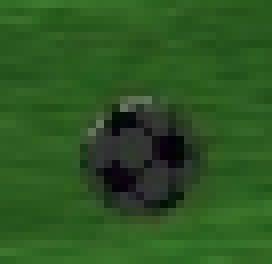
#> input picture Algorithms/Classification/testBallObj/ball00000.png, 34 x 33 px (shown 8 times larger); its folder holds only this picture in this run
$ python ball_Classification.py   (Python 2 division)   (older library calls are emulated)
#> lines starting #> are read from the running program, lines starting #| are printed output that depends on the picture; after the words box and inside, x2 and y2 are one past the last pixel; in counts of white or black regions, pixels touching at a corner belong together
import numpy as np
import cv2
import matplotlib.pyplot as plt
#import CandidateExamination.ScanLines_Candidates as SL
from skimage.feature import hog
from skimage import data, color, exposure
import math
import timeit

#region HiContrastAlgorithms

# [14 lines left out: function HAAR_Classifier, not called in this run]

def ContrastThresholdEx(ROIinput):
    start_time = timeit.default_timer()
#> start_time = 275
    # extract centripital circular blob
    ballCandidate = GetCircle(ROIinput)
    # get validation pixels
    if ballCandidate is None:
        return None
    # region generate evaluation
    spe = ROIinput.shape
    grayscale = cv2.cvtColor(ROIinput, cv2.COLOR_BGR2GRAY)
    # supress the backgroundcv2.cv.CV_FILLED
    mask = np.zeros((spe[0], spe[1]), dtype=np.uint8)
    cv2.circle(mask, (ballCandidate[0][0], ballCandidate[0][1]), ballCandidate[1] - 1, 255, cv2.cv.CV_FILLED)
    cv2.circle(ROIinput, (ballCandidate[0][0], ballCandidate[0][1]), ballCandidate[1], 255, 1)
    nzrs = cv2.findNonZero(mask)
    left_right = np.split(nzrs[:-1], 2)
    examPxls = MeasureContrast(grayscale, [t for t in left_right[0] if (t[0][0] > ballCandidate[0][0])])
    examPxls.append(MeasureContrast(grayscale, [t for t in left_right[0] if (t[0][0] < ballCandidate[0][0])]))
    examPxls.append(MeasureContrast(grayscale, [t for t in left_right[1] if (t[0][0] > ballCandidate[0][0])]))
    examPxls.append(MeasureContrast(grayscale, [t for t in left_right[1] if (t[0][0] < ballCandidate[0][0])]))
    # endregion


    return (timeit.default_timer() - start_time)

def MeasureContrast(gry,ary):
    sum=[]
    for g in ary:
        sum.append( gry[g[0,1],g[0,0]])
    av = np.mean(sum)
    sz=len(ary)
    altVal=2
    returnVal=[]
    for x in range(0,sz-2):
        if  gry[ary[x][0,1],ary[x][0,0]+altVal] < gry[ary[x][0,1],ary[x][0,0]]-av or \
                        gry[ary[x][0, 1]+altVal, ary[x][0, 0]] < gry[ary[x][0,1],ary[x][0,0]]-av or \
                        gry[ary[x][0, 1], ary[x][0, 0]-altVal] < gry[ary[x][0,1],ary[x][0,0]]-av or \
                        gry[ary[x][0, 1]-altVal, ary[x][0, 0]] < gry[ary[x][0,1],ary[x][0,0]]-av:
            returnVal.append([ary[x][0, 1], ary[x][0, 0]])
    return returnVal


# [64 lines left out: functions bhumanInteriorExamination, HoG_Classifier, not called in this run]

def GetCircle(ROI):
    shapeX=ROI.shape[0]
    pointOrig=np.array((int(shapeX / 2), int(shapeX / 2)))
    #if cv2.inRange(ROI[pointOrig[0],pointOrig[1]],np.array([2, 53, 19], dtype="uint16"),np.array([48, 180, 92], dtype="uint16"))==255:
    #print ROI[pointOrig[0], pointOrig[1]][1] , ROI[pointOrig[0], pointOrig[1]][2] + 30
    if ROI[pointOrig[0], pointOrig[1]][1] < ROI[pointOrig[0], pointOrig[1]][2]+20:
        c = regionGrow(ROI,pointOrig)
        if not c is None:
            circle =cv2.minEnclosingCircle(c)
            if circle[1]<30 and shapeX>circle[1]*2 and circle[0][0]-circle[1]>0 and circle[0][1]-circle[1]>0\
                    and circle[0][0]+circle[1]<shapeX and circle[0][1]+circle[1]<shapeX:
                return [[int(circle[0][0]),int(circle[0][1])],int(circle[1])]
    return None

def regionGrow(ROI,pntOrig):
    indexA = 0
    indexB = 1
    areapts =[]
    try:
        #region regiongrowing
        exampnt = [pntOrig[0],pntOrig[1]]
        while ROI[exampnt[indexB], exampnt[indexA]][2]+20>ROI[exampnt[indexB], exampnt[indexA]][0]>ROI[exampnt[indexB], exampnt[indexA]][2]-20\
            and ROI[exampnt[indexB], exampnt[indexA]][1]+20>ROI[exampnt[indexB], exampnt[indexA]][2]>ROI[exampnt[indexB], exampnt[indexA]][1]-20:
            exampnt[indexA] = exampnt[indexA] - 1
#> this loop made 5 passes
#> after the loop, exampnt = [11, 16]
        areapts.append(np.array(exampnt))
        exampnt = [pntOrig[0], pntOrig[1]]
        while ROI[exampnt[indexB], exampnt[indexA]][2]+20>ROI[exampnt[indexB], exampnt[indexA]][0]>ROI[exampnt[indexB], exampnt[indexA]][2]-20\
            and ROI[exampnt[indexB], exampnt[indexA]][1]+20>ROI[exampnt[indexB], exampnt[indexA]][2]>ROI[exampnt[indexB], exampnt[indexA]][1]-20:
            exampnt[indexA] = exampnt[indexA] + 1
#> this loop made 8 passes
#> after the loop, exampnt = [24, 16]
        areapts.append(np.array(exampnt))
        exampnt = [pntOrig[0], pntOrig[1]]
        while ROI[exampnt[indexB], exampnt[indexA]][2]+20>ROI[exampnt[indexB], exampnt[indexA]][0]>ROI[exampnt[indexB], exampnt[indexA]][2]-20\
            and ROI[exampnt[indexB], exampnt[indexA]][1]+20>ROI[exampnt[indexB], exampnt[indexA]][2]>ROI[exampnt[indexB], exampnt[indexA]][1]-20:
            exampnt[indexB] = exampnt[indexB] - 1
#> this loop made 4 passes
#> after the loop, exampnt = [16, 12]
        areapts.append(np.array(exampnt))
        exampnt = [pntOrig[0], pntOrig[1]]
        while ROI[exampnt[indexB], exampnt[indexA]][2]+20>ROI[exampnt[indexB], exampnt[indexA]][0]>ROI[exampnt[indexB], exampnt[indexA]][2]-20\
            and ROI[exampnt[indexB], exampnt[indexA]][1]+20>ROI[exampnt[indexB], exampnt[indexA]][2]>ROI[exampnt[indexB], exampnt[indexA]][1]-20:
            exampnt[indexB] = exampnt[indexB] + 1
#> this loop made 11 passes
#> after the loop, exampnt = [16, 27]
        areapts.append(np.array(exampnt))

        exampnt = [pntOrig[0], pntOrig[1]]
        while ROI[exampnt[indexB], exampnt[indexA]][2]+20>ROI[exampnt[indexB], exampnt[indexA]][0]>ROI[exampnt[indexB], exampnt[indexA]][2]-20\
            and ROI[exampnt[indexB], exampnt[indexA]][1]+20>ROI[exampnt[indexB], exampnt[indexA]][2]>ROI[exampnt[indexB], exampnt[indexA]][1]-20:
            exampnt[indexB] = exampnt[indexB] + 1
            exampnt[indexA] = exampnt[indexA] + 1
#> this loop made 7 passes
#> after the loop, exampnt = [23, 23]
        areapts.append(np.array(exampnt))
        exampnt = [pntOrig[0], pntOrig[1]]
        while ROI[exampnt[indexB], exampnt[indexA]][2]+20>ROI[exampnt[indexB], exampnt[indexA]][0]>ROI[exampnt[indexB], exampnt[indexA]][2]-20\
            and ROI[exampnt[indexB], exampnt[indexA]][1]+20>ROI[exampnt[indexB], exampnt[indexA]][2]>ROI[exampnt[indexB], exampnt[indexA]][1]-20:
            exampnt[indexB] = exampnt[indexB] - 1
            exampnt[indexA] = exampnt[indexA] - 1
#> this loop made 3 passes
#> after the loop, exampnt = [13, 13]
        areapts.append(np.array(exampnt))
        exampnt = [pntOrig[0], pntOrig[1]]
        while ROI[exampnt[indexB], exampnt[indexA]][2]+20>ROI[exampnt[indexB], exampnt[indexA]][0]>ROI[exampnt[indexB], exampnt[indexA]][2]-20\
            and ROI[exampnt[indexB], exampnt[indexA]][1]+20>ROI[exampnt[indexB], exampnt[indexA]][2]>ROI[exampnt[indexB], exampnt[indexA]][1]-20:
            exampnt[indexB] = exampnt[indexB]+1
            exampnt[indexA] = exampnt[indexA]-1
#> this loop made 6 passes
#> after the loop, exampnt = [10, 22]
        areapts.append(np.array(exampnt))
        exampnt = [pntOrig[0], pntOrig[1]]
        while ROI[exampnt[indexB], exampnt[indexA]][2]+20>ROI[exampnt[indexB], exampnt[indexA]][0]>ROI[exampnt[indexB], exampnt[indexA]][2]-20\
            and ROI[exampnt[indexB], exampnt[indexA]][1]+20>ROI[exampnt[indexB], exampnt[indexA]][2]>ROI[exampnt[indexB], exampnt[indexA]][1]-20:
            exampnt[indexB] = exampnt[indexB] - 1
            exampnt[indexA] = exampnt[indexA] + 1
#> after the loop, exampnt = [20, 12]
        areapts.append(np.array(exampnt))
        #endregion
        return np.array(areapts)
    except:
        return None

import glob
import os

#cv2.imshow('',cv2.imread('testBallObj/ball00000.png'))
#cv2.waitKey(20202020)

dataset = glob.glob(os.path.join('testBallObj/','*.png'))
for i in dataset:
    ContrastThresholdEx(cv2.imread(i))
#> in GetCircle, `c = regionGrow(ROI,pointOrig)`: c = [[11, 16], [24, 16], [16, 12], [16, 27], [23, 23], [13, 13], [10, 22], [20, 12]]
#> in GetCircle, ROI is the input picture: shape (33, 34, 3); mean B, G, R 33.8, 87, 44.3
#> in GetCircle, `circle =cv2.minEnclosingCircle(c)`: circle = ((17.32, 19.32), 7.79)
#> in ContrastThresholdEx, `ballCandidate = GetCircle(ROIinput)`: ballCandidate = [[17, 19], 7]
#> in ContrastThresholdEx, `grayscale = cv2.cvtColor(ROIinput, cv2.COLOR_BGR2GRAY)`:
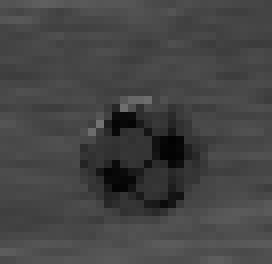
#> grayscale: shape (33, 34) (shown 8 times larger); min 2, max 114, mean 68.2
#> in ContrastThresholdEx, `cv2.circle(mask, (ballCandidate[0][0], ballCandidate[0][1]), ballCandi..`:
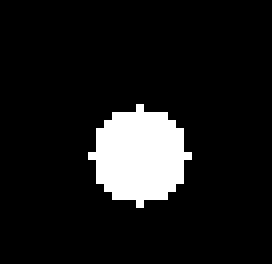
#> mask: shape (33, 34) (shown 8 times larger); 10.1% white; 1 white region, box (x1, y1, x2, y2) and area: (11, 13, 24, 26) 113
#> in ContrastThresholdEx, `cv2.circle(ROIinput, (ballCandidate[0][0], ballCandidate[0][1]), ballC..`:
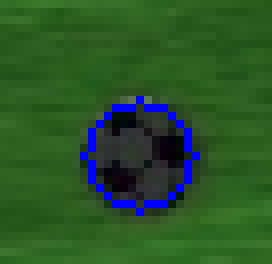
#> ROIinput: shape (33, 34, 3) (shown 8 times larger); 3.21% of pixels changed, all inside (x1, y1, x2, y2) = (10, 12, 25, 27)
#> in ContrastThresholdEx, `nzrs = cv2.findNonZero(mask)`: nzrs = contour of 113 points, box (x1, y1, x2, y2) (11, 13, 24, 26), area 0
#> in ContrastThresholdEx, `left_right = np.split(nzrs[:-1], 2)`: left_right = 2 contours, all with area under 20
#> the loop in MeasureContrast, `for g in ary:` made 22 passes
#> g on passes 1 to 8: [[18, 14]], [[19, 14]], [[20, 14]], [[18, 15]], [[19, 15]], [[20, 15]], [[21, 15]], [[18, 16]]
#> after the loop in MeasureContrast, `for g in ary:`: sum = [51, 54, 52, 46, 56, 54, 37, 21, 48, 47, 24, 49, 52, 17, 7, 2, 6, 53, 17, 5, 4, 8]
#> in MeasureContrast, `av = np.mean(sum)`: av = 32.27
#> in MeasureContrast, `sz=len(ary)`: sz = 22
#> after the loop in MeasureContrast, `for x in range(0,sz-2):`: returnVal = [[14, 18], [15, 18], [15, 19], [15, 20], [15, 21], [16, 20], [16, 22], [17, 18], [18, 18]]
#> in ContrastThresholdEx, `examPxls = MeasureContrast(grayscale, [t for t in left_right[0] if (t[..`: examPxls has the same summary as returnVal in MeasureContrast
#> the loop in MeasureContrast (call 2), `for g in ary:` made 28 passes
#> g on passes 1 to 8: [[14, 14]], [[15, 14]], [[16, 14]], [[13, 15]], [[14, 15]], [[15, 15]], [[16, 15]], [[12, 16]]

$ run again, on Algorithms/Classification/testBallObj/ball10.png
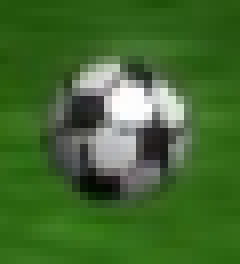
#> input picture Algorithms/Classification/testBallObj/ball10.png, 30 x 33 px (shown 8 times larger)
#> start_time = 275.1
#> the loop in regionGrow, `while ROI[exampnt[indexB], exampnt[indexA]][2]+20>ROI[exampnt[indexB],..` made 11 passes
#> after the loop in regionGrow, `while ROI[exampnt[indexB], exampnt[indexA]][2]+20>ROI[exampnt[indexB],..`: exampnt = [5, 16]
#> the loop in regionGrow, `while ROI[exampnt[indexB], exampnt[indexA]][2]+20>ROI[exampnt[indexB],..` made 7 passes
#> after the loop in regionGrow, `while ROI[exampnt[indexB], exampnt[indexA]][2]+20>ROI[exampnt[indexB],..`: exampnt = [23, 16]
#> the loop in regionGrow, `while ROI[exampnt[indexB], exampnt[indexA]][2]+20>ROI[exampnt[indexB],..` made 9 passes
#> after the loop in regionGrow, `while ROI[exampnt[indexB], exampnt[indexA]][2]+20>ROI[exampnt[indexB],..`: exampnt = [16, 7]
#> after the loop in regionGrow, `while ROI[exampnt[indexB], exampnt[indexA]][2]+20>ROI[exampnt[indexB],..`: exampnt = [16, 25]
#> the loop in regionGrow, `while ROI[exampnt[indexB], exampnt[indexA]][2]+20>ROI[exampnt[indexB],..` made 5 passes
#> after the loop in regionGrow, `while ROI[exampnt[indexB], exampnt[indexA]][2]+20>ROI[exampnt[indexB],..`: exampnt = [21, 21]
#> after the loop in regionGrow, `while ROI[exampnt[indexB], exampnt[indexA]][2]+20>ROI[exampnt[indexB],..`: exampnt = [9, 9]
#> after the loop in regionGrow, `while ROI[exampnt[indexB], exampnt[indexA]][2]+20>ROI[exampnt[indexB],..`: exampnt = [9, 23]
#> the loop in regionGrow, `while ROI[exampnt[indexB], exampnt[indexA]][2]+20>ROI[exampnt[indexB],..` made 6 passes
#> after the loop in regionGrow, `while ROI[exampnt[indexB], exampnt[indexA]][2]+20>ROI[exampnt[indexB],..`: exampnt = [22, 10]
#> c = [[5, 16], [23, 16], [16, 7], [16, 25], [21, 21], [9, 9], [9, 23], [22, 10]]
#> in GetCircle, ROI is the input picture: shape (33, 30, 3); mean B, G, R 46.7, 105.1, 65.7
#> circle = ((14.45, 15.68), 9.45)
#> ballCandidate = [[14, 15], 9]
#> in ContrastThresholdEx, `cv2.circle(mask, (ballCandidate[0][0], ballCandidate[0][1]), ballCandi..`:
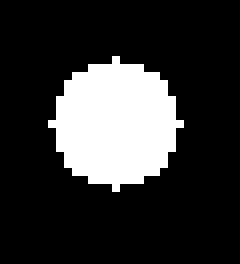
#> mask: shape (33, 30) (shown 8 times larger); 19.9% white; 1 white region, box (x1, y1, x2, y2) and area: (6, 7, 23, 24) 197
#> in ContrastThresholdEx, `cv2.circle(ROIinput, (ballCandidate[0][0], ballCandidate[0][1]), ballC..`:
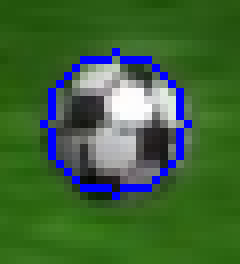
#> ROIinput: shape (33, 30, 3) (shown 8 times larger); 4.85% of pixels changed, all inside (x1, y1, x2, y2) = (5, 6, 24, 25)
#> nzrs = contour of 197 points, box (x1, y1, x2, y2) (6, 7, 23, 24), area 0
#> left_right = 2 contours, all with area under 20
#> the loop in MeasureContrast, `for g in ary:` made 41 passes
#> g on passes 1 to 8: [[15, 8]], [[16, 8]], [[17, 8]], [[15, 9]], [[16, 9]], [[17, 9]], [[18, 9]], [[19, 9]]
#> after the loop in MeasureContrast, `for g in ary:`: sum = 41 values, max 254 at index 27, min 39 at index 6, mean 185.3
#> av = 185.3
#> sz = 41
#> after the loop in MeasureContrast, `for x in range(0,sz-2):`: returnVal = [[11, 17]]
#> the loop in MeasureContrast (call 2), `for g in ary:` made 49 passes
#> g on passes 1 to 8: [[11, 8]], [[12, 8]], [[13, 8]], [[9, 9]], [[10, 9]], [[11, 9]], [[12, 9]], [[13, 9]]

$ run again, on Algorithms/Classification/testBallObj/ball11.png
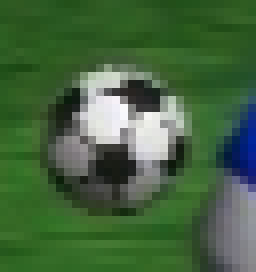
#> input picture Algorithms/Classification/testBallObj/ball11.png, 32 x 34 px (shown 8 times larger)
#> start_time = 275.3
#> the loop in regionGrow, `while ROI[exampnt[indexB], exampnt[indexA]][2]+20>ROI[exampnt[indexB],..` made 12 passes
#> after the loop in regionGrow, `while ROI[exampnt[indexB], exampnt[indexA]][2]+20>ROI[exampnt[indexB],..`: exampnt = [5, 17]
#> the loop in regionGrow, `while ROI[exampnt[indexB], exampnt[indexA]][2]+20>ROI[exampnt[indexB],..` made 6 passes
#> after the loop in regionGrow, `while ROI[exampnt[indexB], exampnt[indexA]][2]+20>ROI[exampnt[indexB],..`: exampnt = [23, 17]
#> the loop in regionGrow, `while ROI[exampnt[indexB], exampnt[indexA]][2]+20>ROI[exampnt[indexB],..` made 9 passes
#> after the loop in regionGrow, `while ROI[exampnt[indexB], exampnt[indexA]][2]+20>ROI[exampnt[indexB],..`: exampnt = [17, 8]
#> after the loop in regionGrow, `while ROI[exampnt[indexB], exampnt[indexA]][2]+20>ROI[exampnt[indexB],..`: exampnt = [17, 26]
#> the loop in regionGrow, `while ROI[exampnt[indexB], exampnt[indexA]][2]+20>ROI[exampnt[indexB],..` made 5 passes
#> after the loop in regionGrow, `while ROI[exampnt[indexB], exampnt[indexA]][2]+20>ROI[exampnt[indexB],..`: exampnt = [22, 22]
#> the loop in regionGrow, `while ROI[exampnt[indexB], exampnt[indexA]][2]+20>ROI[exampnt[indexB],..` made 8 passes
#> after the loop in regionGrow, `while ROI[exampnt[indexB], exampnt[indexA]][2]+20>ROI[exampnt[indexB],..`: exampnt = [9, 9]
#> after the loop in regionGrow, `while ROI[exampnt[indexB], exampnt[indexA]][2]+20>ROI[exampnt[indexB],..`: exampnt = [9, 25]
#> after the loop in regionGrow, `while ROI[exampnt[indexB], exampnt[indexA]][2]+20>ROI[exampnt[indexB],..`: exampnt = [22, 12]
#> c = [[5, 17], [23, 17], [17, 8], [17, 26], [22, 22], [9, 9], [9, 25], [22, 12]]
#> in GetCircle, ROI is the input picture: shape (34, 32, 3); mean B, G, R 63, 100.4, 67.9
#> circle = ((14.06, 17), 9.47)
#> ballCandidate = [[14, 17], 9]
#> in ContrastThresholdEx, `cv2.circle(mask, (ballCandidate[0][0], ballCandidate[0][1]), ballCandi..`:
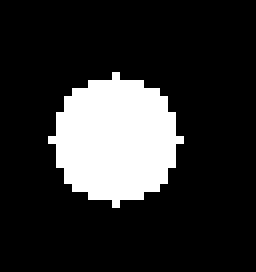
#> mask: shape (34, 32) (shown 8 times larger); 18.1% white; 1 white region, box (x1, y1, x2, y2) and area: (6, 9, 23, 26) 197
#> in ContrastThresholdEx, `cv2.circle(ROIinput, (ballCandidate[0][0], ballCandidate[0][1]), ballC..`:
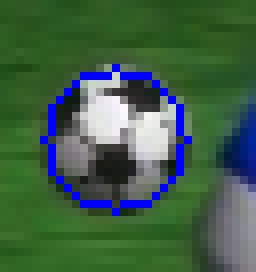
#> ROIinput: shape (34, 32, 3) (shown 8 times larger); 4.41% of pixels changed, all inside (x1, y1, x2, y2) = (5, 8, 24, 27)
#> nzrs = contour of 197 points, box (x1, y1, x2, y2) (6, 9, 23, 26), area 0
#> left_right = 2 contours, all with area under 20
#> the loop in MeasureContrast, `for g in ary:` made 41 passes
#> g on passes 1 to 8: [[15, 10]], [[16, 10]], [[17, 10]], [[15, 11]], [[16, 11]], [[17, 11]], [[18, 11]], [[19, 11]]
#> after the loop in MeasureContrast, `for g in ary:`: sum = 41 values, max 249 at index 14, min 30 at index 2, mean 140.1
#> av = 140.1
#> sz = 41
#> after the loop in MeasureContrast, `for x in range(0,sz-2):`: returnVal = [[13, 15], [14, 18], [14, 19], [15, 17], [15, 18], [15, 19]]
#> examPxls has the same summary as returnVal in MeasureContrast
#> the loop in MeasureContrast (call 2), `for g in ary:` made 49 passes
#> g on passes 1 to 8: [[11, 10]], [[12, 10]], [[13, 10]], [[9, 11]], [[10, 11]], [[11, 11]], [[12, 11]], [[13, 11]]

$ run again, on Algorithms/Classification/testBallObj/ball12.png
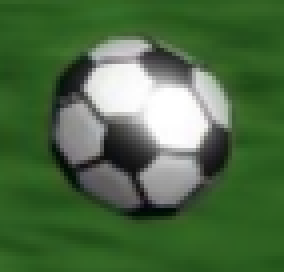
#> input picture Algorithms/Classification/testBallObj/ball12.png, 71 x 68 px (shown 4 times larger)
#> start_time = 275.5
#> the loop in regionGrow, `while ROI[exampnt[indexB], exampnt[indexA]][2]+20>ROI[exampnt[indexB],..` made 23 passes
#> after the loop in regionGrow, `while ROI[exampnt[indexB], exampnt[indexA]][2]+20>ROI[exampnt[indexB],..`: exampnt = [11, 34]
#> the loop in regionGrow, `while ROI[exampnt[indexB], exampnt[indexA]][2]+20>ROI[exampnt[indexB],..` made 24 passes
#> after the loop in regionGrow, `while ROI[exampnt[indexB], exampnt[indexA]][2]+20>ROI[exampnt[indexB],..`: exampnt = [58, 34]
#> the loop in regionGrow, `while ROI[exampnt[indexB], exampnt[indexA]][2]+20>ROI[exampnt[indexB],..` made 26 passes
#> after the loop in regionGrow, `while ROI[exampnt[indexB], exampnt[indexA]][2]+20>ROI[exampnt[indexB],..`: exampnt = [34, 8]
#> the loop in regionGrow, `while ROI[exampnt[indexB], exampnt[indexA]][2]+20>ROI[exampnt[indexB],..` made 20 passes
#> after the loop in regionGrow, `while ROI[exampnt[indexB], exampnt[indexA]][2]+20>ROI[exampnt[indexB],..`: exampnt = [34, 54]
#> the loop in regionGrow, `while ROI[exampnt[indexB], exampnt[indexA]][2]+20>ROI[exampnt[indexB],..` made 16 passes
#> after the loop in regionGrow, `while ROI[exampnt[indexB], exampnt[indexA]][2]+20>ROI[exampnt[indexB],..`: exampnt = [50, 50]
#> the loop in regionGrow, `while ROI[exampnt[indexB], exampnt[indexA]][2]+20>ROI[exampnt[indexB],..` made 18 passes
#> after the loop in regionGrow, `while ROI[exampnt[indexB], exampnt[indexA]][2]+20>ROI[exampnt[indexB],..`: exampnt = [16, 16]
#> the loop in regionGrow, `while ROI[exampnt[indexB], exampnt[indexA]][2]+20>ROI[exampnt[indexB],..` made 14 passes
#> after the loop in regionGrow, `while ROI[exampnt[indexB], exampnt[indexA]][2]+20>ROI[exampnt[indexB],..`: exampnt = [20, 48]
#> after the loop in regionGrow, `while ROI[exampnt[indexB], exampnt[indexA]][2]+20>ROI[exampnt[indexB],..`: exampnt = [52, 16]
#> c = [[11, 34], [58, 34], [34, 8], [34, 54], [50, 50], [16, 16], [20, 48], [52, 16]]
#> in GetCircle, ROI is the input picture: shape (68, 71, 3); mean B, G, R 67.4, 107.6, 75.6
#> circle = ((34, 32), 24.08)
#> ballCandidate = [[34, 32], 24]
#> in ContrastThresholdEx, `cv2.circle(mask, (ballCandidate[0][0], ballCandidate[0][1]), ballCandi..`:
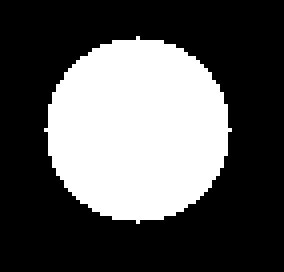
#> mask: shape (68, 71) (shown 4 times larger); 34.2% white; 1 white region
#> in ContrastThresholdEx, `cv2.circle(ROIinput, (ballCandidate[0][0], ballCandidate[0][1]), ballC..`:
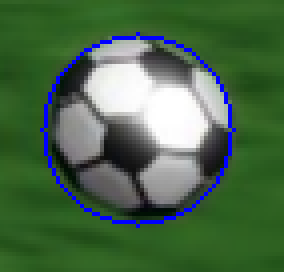
#> ROIinput: shape (68, 71, 3) (shown 4 times larger); 2.73% of pixels changed, all inside (x1, y1, x2, y2) = (10, 8, 59, 57)
#> nzrs = contour of 1653 points, box (x1, y1, x2, y2) (11, 9, 58, 56), area 0
#> left_right = 2 contours, 1 with area under 20; largest, box (x1, y1, x2, y2) and area: (12, 32, 58, 55) 58
#> the loop in MeasureContrast, `for g in ary:` made 390 passes
#> g on passes 1 to 3: [[35, 10]], [[36, 10]], [[37, 10]]
#> after the loop in MeasureContrast, `for g in ary:`: sum = 390 values, max 255 at index 201, min 36 at index 19, mean 184.3
#> av = 184.3
#> sz = 390
#> after the loop in MeasureContrast, `for x in range(0,sz-2):`: returnVal = []
#> the loop in MeasureContrast (call 2), `for g in ary:` made 413 passes
#> g on passes 1 to 3: [[28, 10]], [[29, 10]], [[30, 10]]
